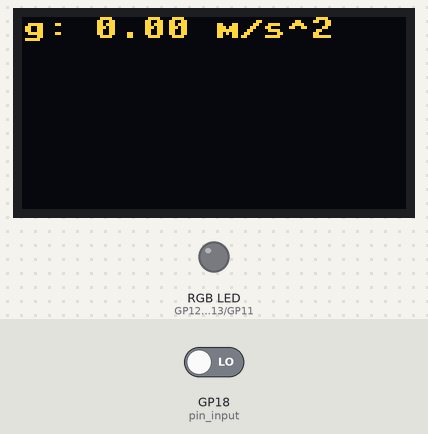
Recording of a program running on a simulated Raspberry Pi Pico running MicroPython. Shown: 128×64 one-colour display, an RGB LED mixed from three pins (HIGH = lit). The inputs (shaded band) are chosen by the test bench; at power-on: GP18 (pin_input) LOW. The OLED is the two-colour kind (top 16 rows yellow).

Above: at 1.6 s.
1.7 s: GP18 (pin_input) driven HIGH
At 1.9 s:
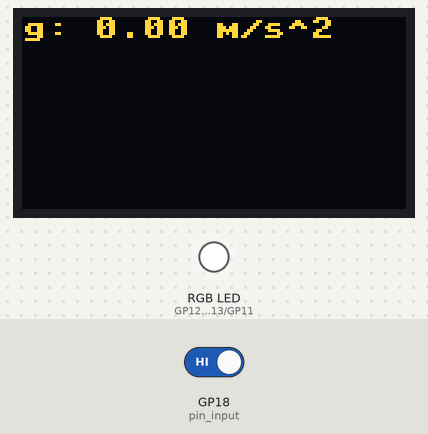
At 2.5 s:
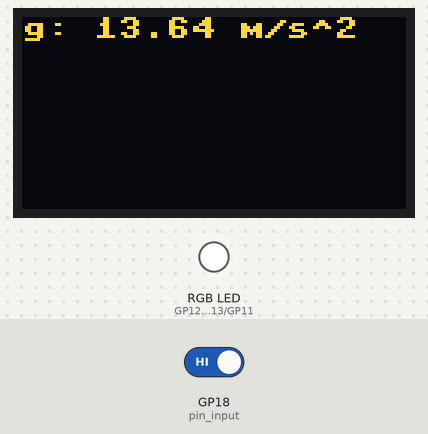
Timing chart, 0 to 4.7 s (numbered marks = the images above; inputs shaded):
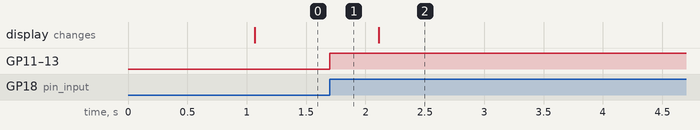

Measured:
- after the input at 1.7 s, GP11 (led_b), GP12 (led_r), GP13 (led_g): LOW → HIGH at once

The program:

V1A.py
```python
from machine import Pin, SoftI2C
from ssd1306 import SSD1306_I2C
import time
import math

# Configuração OLED
i2c = SoftI2C(scl=Pin(15), sda=Pin(14))
oled = SSD1306_I2C(128, 64, i2c, addr=0x3C)


# Definição dos pinos
pin_input = Pin(18, Pin.IN)     # GP18 configurado como entrada
led_r = Pin(12, Pin.OUT)        # LED vermelho
led_g = Pin(13, Pin.OUT)        # LED verde
led_b = Pin(11, Pin.OUT)        # LED azul

# Variáveis globais
last_state = 0
last_time = 0
periods = []
L = 0.25  # Comprimento do pêndulo em metros

def set_rgb_color(r, g, b):
    """Define a cor do LED RGB."""
    led_r.value(r)
    led_g.value(g)
    led_b.value(b)

def display_on_oled(message):
    oled.fill(0)
    oled.text(message, 0, 0)
    oled.show()

update_counter = 0

while True:
    current_state = pin_input.value()

    # Atualiza LED RGB com base no estado de pin_input
    set_rgb_color(current_state, current_state, current_state)

    # Detecta transição de baixo para alto
    if current_state and not last_state:
        current_time = time.ticks_ms()

        # Calcula período (considerando dois sinais altos consecutivos)
        period = (current_time - last_time) / 2.0

        last_time = current_time

        # Armazena os últimos 10 períodos
        if len(periods) >= 10:
            periods.pop(0)
        periods.append(period)

    # Calcula a média dos períodos
    avg_period = sum(periods) / len(periods) if periods else 0

    # Calcula a aceleração da gravidade
    if avg_period != 0:
        g = (4 * math.pi**2 * L) / (avg_period / 1000)**2
    else:
        g = 0

    # Mostra o valor de g no OLED a cada 100 iterações (para evitar atualizações frequentes)
    if update_counter >= 100:
        display_on_oled("g: {:.2f} m/s^2".format(g))
        update_counter = 0

    last_state = current_state
    update_counter += 1
    time.sleep(0.01)  # Evita leituras muito rápidas
```
